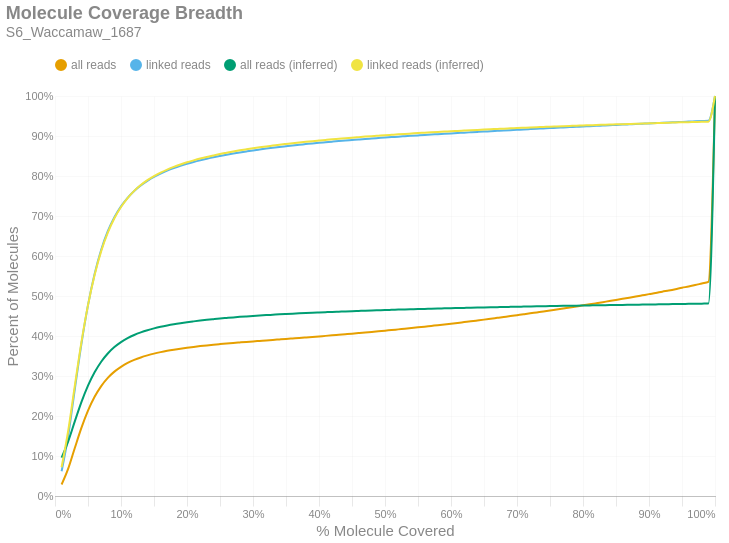

Write notebook code for a chart like this one.
### Markdown cell above
### Molecule Read Coverage
This chart shows molecule coverage breadth as computed by the number of bases aligned to that molecule. In other words, "*how much of each unique long molecule is actually sequenced/aligned?*" Keep in mind there is a distinction between sequences and alignments, since some sequences belonging to a particular molecule may not align well and wouldn't appear in the alignment data. This chart also shows molecule coverage breadth as computed by the *inferred fragment* from which the aligned sequences originate. Unlike read coverage, this calculation takes into account the total insert size, including unsequenced gaps between the forward and reverse reads. Like the previous figures, these are cumulative percents.

### Code cell
if SKIPLR:
    print_html(f"Skipped")
else:
    binned_df = consolidated_hist(valids['coverage_bp'], mask, 0.01, True)
    binned_df_inf = consolidated_hist(valids['coverage_inserts'], mask, 0.01, True)
    binned_df = binned_df.with_columns(pl.lit(binned_df_inf['all reads (cumsum)']).alias('all reads (inferred)'))
    binned_df = binned_df.with_columns(pl.lit(binned_df_inf['linked reads (cumsum)']).alias('linked reads (inferred)'))
    binned_df = binned_df.with_columns(
        (pl.col('bin').cast(pl.Float64) + 0.01).alias('right_edge')
    )

    with SafeRender(binned_df):
        (
            density_plot(binned_df, 'Molecule Coverage Breadth', samplename, 'molcov', ['all reads (inferred)','linked reads (inferred)'])
            .encode(
                #x=alt.X('bin:Q', title="% Molecule Covered").axis(format = '%').scale(padding=0),
                x=alt.X('right_edge:Q', title="% Molecule Covered").axis(format='%').scale(padding=0),
                y=alt.Y('value:Q', title='Percent of Molecules')
                    .axis(format='%')
                    .stack(False)
                    .scale(domainMin=0, padding=0),
                color=alt.Color("key:N").scale(domain = ["all reads", "linked reads", "all reads (inferred)", "linked reads (inferred)"]),
                tooltip = [
                    alt.Tooltip("key:N", title = "Data Type"),
                    alt.Tooltip("range_label:N", title="% Molecule Covered"),
                    alt.Tooltip("value:Q", format = ".2%", title="% Molecules")
                ]
            )
        ).display()

### Figure 1 — Vega-Lite specification as saved in the notebook (floating-point values rounded to 4 significant figures)
{"width": "container", "height": 400, "config": {"title": {"anchor": "start", "dy": -15, "fontSize": 18, "color": "#888888", "subtitleColor": "#888888", "subtitleFontSize": 14}, "arc": {"fill": "#0072B2"}, "axis": {"domainColor": "#888888", "domainWidth": 0.5, "gridWidth": 0.2, "grid": false, "titleFontWeight": 400, "titleFontSize": 15, "labelFontSize": 11, "labelColor": "#888888", "tickColor": "#888888", "tickWidth": 0.2, "titleColor": "#888888"}, "axisBand": {"grid": false}, "axisX": {"grid": true, "tickSize": 10, "domainCap": "round"}, "axisY": {"domain": false, "grid": true, "tickSize": 0, "domainCap": "round"}, "background": "transparent", "header": {"labelFontSize": 15, "labelColor": "#888888", "titleFontSize": 15, "titleFontWeight": 600, "titleColor": "#888888"}, "legend": {"labelFont": "sans-serif", "labelFontSize": 12, "labelColor": "#888888", "symbolSize": 100, "symbolType": "circle", "titleFontSize": 12, "titlePadding": 10, "titleColor": "#888888", "title": null, "orient": "top"}, "range": {"category": ["#E69F00", "#56B4E9", "#009E73", "#F0E442", "#0072B2", "#D55E00", "#CC79A7", "#000000"], "diverging": ["#cfe8f3", "#a2d4ec", "#73bfe2", "#46abdb", "#1696d2", "#12719e"]}, "area": {"fill": "#0072B2", "fillOpacity": 0.7, "line": true, "strokeOpacity": 0.7}, "line": {"color": "#0072B2", "stroke": "#0072B2", "strokeWidth": 2}, "trail": {"color": "#0072B2", "stroke": "#0072B2", "strokeWidth": 0, "size": 1}, "point": {"filled": true, "fillOpacity": 1.0, "size": 95}, "text": {"color": "#888888", "fontSize": 11, "align": "right", "fontWeight": 400, "size": 11}, "bar": {"fill": "#0072B2", "stroke": null}, "view": {"stroke": null, "continuousWidth": 660, "continuousHeight": 400}}, "data": {"name": "data-716c61db4a38c16b7a67e6941249e851"}, "mark": {"type": "line", "interpolate": "monotone", "point": {"opacity": 0, "size": 275}}, "encoding": {"color": {"field": "key", "scale": {"domain": ["all reads", "linked reads", "all reads (inferred)", "linked reads (inferred)"]}, "type": "nominal"}, "tooltip": [{"field": "key", "title": "Data Type", "type": "nominal"}, {"field": "range_label", "title": "% Molecule Covered", "type": "nominal"}, {"field": "value", "format": ".2%", "title": "% Molecules", "type": "quantitative"}], "x": {"axis": {"format": "%"}, "field": "right_edge", "scale": {"padding": 0}, "title": "% Molecule Covered", "type": "quantitative"}, "y": {"axis": {"format": "%"}, "field": "value", "scale": {"domainMin": 0, "padding": 0}, "stack": false, "title": "Percent of Molecules", "type": "quantitative"}}, "params": [{"name": "param_c36ac31b6afebe62", "select": {"type": "point", "fields": ["key"]}, "bind": "legend"}], "title": {"text": "Molecule Coverage Breadth", "subtitle": "S6_Waccamaw_1687"}, "transform": [{"fold": ["all reads (cumsum)", "linked reads (cumsum)", "all reads (inferred)", "linked reads (inferred)"]}, {"calculate": "replace(datum.key, ' (cumsum)', '')", "as": "key"}, {"filter": {"param": "param_c36ac31b6afebe62"}}], "usermeta": {"embedOptions": {"downloadFileName": "S6_Waccamaw_1687.molcov"}}, "$schema": "https://vega.github.io/schema/vega-lite/v6.1.0.json", "datasets": {"data-716c61db4a38c16b7a67e6941249e851": [{"bin": "0.0", "interval": "0.0-0.01", "all reads": 0.02867, "linked reads": 0.06204, "all reads (cumsum)": 0.02867, "linked reads (cumsum)": 0.06204, "range_label": "0.0-0.01", "all reads (inferred)": 0.09582, "linked reads (inferred)": 0.07192, "right_edge": 0.01}, {"bin": "0.01", "interval": "0.01-0.02", "all reads": 0.0396, "linked reads": 0.08845, "all reads (cumsum)": 0.06827, "linked reads (cumsum)": 0.1505, "range_label": "0.01-0.02", "all reads (inferred)": 0.1366, "linked reads (inferred)": 0.1632, "right_edge": 0.02}, {"bin": "0.02", "interval": "0.02-0.03", "all reads": 0.05173, "linked reads": 0.1163, "all reads (cumsum)": 0.12, "linked reads (cumsum)": 0.2668, "range_label": "0.02-0.03", "all reads (inferred)": 0.1865, "linked reads (inferred)": 0.2755, "right_edge": 0.03}, {"bin": "0.03", "interval": "0.03-0.04", "all reads": 0.05026, "linked reads": 0.1132, "all reads (cumsum)": 0.1703, "linked reads (cumsum)": 0.38, "range_label": "0.03-0.04", "all reads (inferred)": 0.2346, "linked reads (inferred)": 0.384, "right_edge": 0.04}, {"bin": "0.04", "interval": "0.04-0.05", "all reads": 0.04315, "linked reads": 0.09727, "all reads (cumsum)": 0.2134, "linked reads (cumsum)": 0.4772, "range_label": "0.04-0.05", "all reads (inferred)": 0.276, "linked reads (inferred)": 0.4773, "right_edge": 0.05}, {"bin": "0.05", "interval": "0.05-0.06", "all reads": 0.03459, "linked reads": 0.07801, "all reads (cumsum)": 0.248, "linked reads (cumsum)": 0.5553, "range_label": "0.05-0.06", "all reads (inferred)": 0.3093, "linked reads (inferred)": 0.5525, "right_edge": 0.06}, {"bin": "0.06", "interval": "0.06-0.07", "all reads": 0.02685, "linked reads": 0.0605, "all reads (cumsum)": 0.2748, "linked reads (cumsum)": 0.6158, "range_label": "0.06-0.07", "all reads (inferred)": 0.3357, "linked reads (inferred)": 0.6122, "right_edge": 0.07}, {"bin": "0.07", "interval": "0.07-0.08", "all reads": 0.0205, "linked reads": 0.04613, "all reads (cumsum)": 0.2953, "linked reads (cumsum)": 0.6619, "range_label": "0.07-0.08", "all reads (inferred)": 0.3562, "linked reads (inferred)": 0.6584, "right_edge": 0.08}, {"bin": "0.08", "interval": "0.08-0.09", "all reads": 0.0156, "linked reads": 0.0351, "all reads (cumsum)": 0.3109, "linked reads (cumsum)": 0.697, "range_label": "0.08-0.09", "all reads (inferred)": 0.3722, "linked reads (inferred)": 0.6945, "right_edge": 0.09}, {"bin": "0.09", "interval": "0.09-0.1", "all reads": 0.01205, "linked reads": 0.02709, "all reads (cumsum)": 0.323, "linked reads (cumsum)": 0.7241, "range_label": "0.09-0.1", "all reads (inferred)": 0.3847, "linked reads (inferred)": 0.7225, "right_edge": 0.1}, {"bin": "0.1", "interval": "0.1-0.11", "all reads": 0.009544, "linked reads": 0.02144, "all reads (cumsum)": 0.3325, "linked reads (cumsum)": 0.7455, "range_label": "0.1-0.11", "all reads (inferred)": 0.3946, "linked reads (inferred)": 0.7448, "right_edge": 0.11}, {"bin": "0.11", "interval": "0.11-0.12", "all reads": 0.007661, "linked reads": 0.01716, "all reads (cumsum)": 0.3402, "linked reads (cumsum)": 0.7627, "range_label": "0.11-0.12", "all reads (inferred)": 0.4026, "linked reads (inferred)": 0.7628, "right_edge": 0.12}, {"bin": "0.12", "interval": "0.12-0.13", "all reads": 0.00619, "linked reads": 0.01384, "all reads (cumsum)": 0.3464, "linked reads (cumsum)": 0.7765, "range_label": "0.12-0.13", "all reads (inferred)": 0.4091, "linked reads (inferred)": 0.7774, "right_edge": 0.13}, {"bin": "0.13", "interval": "0.13-0.14", "all reads": 0.005114, "linked reads": 0.01142, "all reads (cumsum)": 0.3515, "linked reads (cumsum)": 0.7879, "range_label": "0.13-0.14", "all reads (inferred)": 0.4145, "linked reads (inferred)": 0.7896, "right_edge": 0.14}, {"bin": "0.14", "interval": "0.14-0.15", "all reads": 0.00445, "linked reads": 0.009906, "all reads (cumsum)": 0.356, "linked reads (cumsum)": 0.7978, "range_label": "0.14-0.15", "all reads (inferred)": 0.419, "linked reads (inferred)": 0.7998, "right_edge": 0.15}, {"bin": "0.15", "interval": "0.15-0.16", "all reads": 0.003739, "linked reads": 0.008324, "all reads (cumsum)": 0.3597, "linked reads (cumsum)": 0.8061, "range_label": "0.15-0.16", "all reads (inferred)": 0.4229, "linked reads (inferred)": 0.8086, "right_edge": 0.16}, {"bin": "0.16", "interval": "0.16-0.17", "all reads": 0.003266, "linked reads": 0.007255, "all reads (cumsum)": 0.363, "linked reads (cumsum)": 0.8134, "range_label": "0.16-0.17", "all reads (inferred)": 0.4263, "linked reads (inferred)": 0.8161, "right_edge": 0.17}, {"bin": "0.17", "interval": "0.17-0.18", "all reads": 0.002852, "linked reads": 0.006304, "all reads (cumsum)": 0.3658, "linked reads (cumsum)": 0.8197, "range_label": "0.17-0.18", "all reads (inferred)": 0.4293, "linked reads (inferred)": 0.8229, "right_edge": 0.18}, {"bin": "0.18", "interval": "0.18-0.19", "all reads": 0.002566, "linked reads": 0.005654, "all reads (cumsum)": 0.3684, "linked reads (cumsum)": 0.8254, "range_label": "0.18-0.19", "all reads (inferred)": 0.432, "linked reads (inferred)": 0.8288, "right_edge": 0.19}, {"bin": "0.19", "interval": "0.19-0.2", "all reads": 0.002314, "linked reads": 0.005113, "all reads (cumsum)": 0.3707, "linked reads (cumsum)": 0.8305, "range_label": "0.19-0.2", "all reads (inferred)": 0.4344, "linked reads (inferred)": 0.8343, "right_edge": 0.2}, {"bin": "0.2", "interval": "0.2-0.21", "all reads": 0.002101, "linked reads": 0.004613, "all reads (cumsum)": 0.3728, "linked reads (cumsum)": 0.8351, "range_label": "0.2-0.21", "all reads (inferred)": 0.4366, "linked reads (inferred)": 0.8391, "right_edge": 0.21}, {"bin": "0.21", "interval": "0.21-0.22", "all reads": 0.001939, "linked reads": 0.004215, "all reads (cumsum)": 0.3747, "linked reads (cumsum)": 0.8393, "range_label": "0.21-0.22", "all reads (inferred)": 0.4386, "linked reads (inferred)": 0.8436, "right_edge": 0.22}, {"bin": "0.22", "interval": "0.22-0.23", "all reads": 0.001792, "linked reads": 0.003897, "all reads (cumsum)": 0.3765, "linked reads (cumsum)": 0.8432, "range_label": "0.22-0.23", "all reads (inferred)": 0.4404, "linked reads (inferred)": 0.8477, "right_edge": 0.23}, {"bin": "0.23", "interval": "0.23-0.24", "all reads": 0.001704, "linked reads": 0.00367, "all reads (cumsum)": 0.3782, "linked reads (cumsum)": 0.8469, "range_label": "0.23-0.24", "all reads (inferred)": 0.4421, "linked reads (inferred)": 0.8514, "right_edge": 0.24}, {"bin": "0.24", "interval": "0.24-0.25", "all reads": 0.001525, "linked reads": 0.003275, "all reads (cumsum)": 0.3798, "linked reads (cumsum)": 0.8501, "range_label": "0.24-0.25", "all reads (inferred)": 0.4437, "linked reads (inferred)": 0.855, "right_edge": 0.25}, {"bin": "0.25", "interval": "0.25-0.26", "all reads": 0.001455, "linked reads": 0.003098, "all reads (cumsum)": 0.3812, "linked reads (cumsum)": 0.8532, "range_label": "0.25-0.26", "all reads (inferred)": 0.4451, "linked reads (inferred)": 0.8582, "right_edge": 0.26}, {"bin": "0.26", "interval": "0.26-0.27", "all reads": 0.001402, "linked reads": 0.002945, "all reads (cumsum)": 0.3826, "linked reads (cumsum)": 0.8562, "range_label": "0.26-0.27", "all reads (inferred)": 0.4465, "linked reads (inferred)": 0.8613, "right_edge": 0.27}, {"bin": "0.27", "interval": "0.27-0.28", "all reads": 0.001318, "linked reads": 0.002725, "all reads (cumsum)": 0.3839, "linked reads (cumsum)": 0.8589, "range_label": "0.27-0.28", "all reads (inferred)": 0.4478, "linked reads (inferred)": 0.8642, "right_edge": 0.28}, {"bin": "0.28", "interval": "0.28-0.29", "all reads": 0.001309, "linked reads": 0.002601, "all reads (cumsum)": 0.3852, "linked reads (cumsum)": 0.8615, "range_label": "0.28-0.29", "all reads (inferred)": 0.449, "linked reads (inferred)": 0.8668, "right_edge": 0.29}, {"bin": "0.29", "interval": "0.29-0.3", "all reads": 0.001282, "linked reads": 0.002511, "all reads (cumsum)": 0.3865, "linked reads (cumsum)": 0.864, "range_label": "0.29-0.3", "all reads (inferred)": 0.4501, "linked reads (inferred)": 0.8693, "right_edge": 0.3}, {"bin": "0.3", "interval": "0.3-0.31", "all reads": 0.00123, "linked reads": 0.002278, "all reads (cumsum)": 0.3877, "linked reads (cumsum)": 0.8663, "range_label": "0.3-0.31", "all reads (inferred)": 0.4512, "linked reads (inferred)": 0.8717, "right_edge": 0.31}, {"bin": "0.31", "interval": "0.31-0.32", "all reads": 0.001235, "linked reads": 0.002208, "all reads (cumsum)": 0.389, "linked reads (cumsum)": 0.8685, "range_label": "0.31-0.32", "all reads (inferred)": 0.4522, "linked reads (inferred)": 0.874, "right_edge": 0.32}, {"bin": "0.32", "interval": "0.32-0.33", "all reads": 0.001221, "linked reads": 0.002067, "all reads (cumsum)": 0.3902, "linked reads (cumsum)": 0.8706, "range_label": "0.32-0.33", "all reads (inferred)": 0.4532, "linked reads (inferred)": 0.8761, "right_edge": 0.33}, {"bin": "0.33", "interval": "0.33-0.34", "all reads": 0.001238, "linked reads": 0.002, "all reads (cumsum)": 0.3914, "linked reads (cumsum)": 0.8726, "range_label": "0.33-0.34", "all reads (inferred)": 0.4541, "linked reads (inferred)": 0.8782, "right_edge": 0.34}, {"bin": "0.34", "interval": "0.34-0.35", "all reads": 0.001236, "linked reads": 0.001878, "all reads (cumsum)": 0.3927, "linked reads (cumsum)": 0.8745, "range_label": "0.34-0.35", "all reads (inferred)": 0.455, "linked reads (inferred)": 0.8801, "right_edge": 0.35}, {"bin": "0.35", "interval": "0.35-0.36", "all reads": 0.001222, "linked reads": 0.001858, "all reads (cumsum)": 0.3939, "linked reads (cumsum)": 0.8763, "range_label": "0.35-0.36", "all reads (inferred)": 0.4558, "linked reads (inferred)": 0.882, "right_edge": 0.36}, {"bin": "0.36", "interval": "0.36-0.37", "all reads": 0.001219, "linked reads": 0.001717, "all reads (cumsum)": 0.3951, "linked reads (cumsum)": 0.878, "range_label": "0.36-0.37", "all reads (inferred)": 0.4567, "linked reads (inferred)": 0.8838, "right_edge": 0.37}, {"bin": "0.37", "interval": "0.37-0.38", "all reads": 0.001273, "linked reads": 0.001702, "all reads (cumsum)": 0.3964, "linked reads (cumsum)": 0.8797, "range_label": "0.37-0.38", "all reads (inferred)": 0.4574, "linked reads (inferred)": 0.8855, "right_edge": 0.38}, {"bin": "0.38", "interval": "0.38-0.39", "all reads": 0.001295, "linked reads": 0.001711, "all reads (cumsum)": 0.3977, "linked reads (cumsum)": 0.8814, "range_label": "0.38-0.39", "all reads (inferred)": 0.4582, "linked reads (inferred)": 0.8872, "right_edge": 0.39}, {"bin": "0.39", "interval": "0.39-0.4", "all reads": 0.001342, "linked reads": 0.001601, "all reads (cumsum)": 0.399, "linked reads (cumsum)": 0.883, "range_label": "0.39-0.4", "all reads (inferred)": 0.4589, "linked reads (inferred)": 0.8887, "right_edge": 0.4}, {"bin": "0.4", "interval": "0.4-0.41", "all reads": 0.001292, "linked reads": 0.001429, "all reads (cumsum)": 0.4003, "linked reads (cumsum)": 0.8845, "range_label": "0.4-0.41", "all reads (inferred)": 0.4596, "linked reads (inferred)": 0.8903, "right_edge": 0.41}, {"bin": "0.41", "interval": "0.41-0.42", "all reads": 0.001339, "linked reads": 0.001435, "all reads (cumsum)": 0.4017, "linked reads (cumsum)": 0.8859, "range_label": "0.41-0.42", "all reads (inferred)": 0.4603, "linked reads (inferred)": 0.8918, "right_edge": 0.42}, {"bin": "0.42", "interval": "0.42-0.43", "all reads": 0.001382, "linked reads": 0.001407, "all reads (cumsum)": 0.403, "linked reads (cumsum)": 0.8873, "range_label": "0.42-0.43", "all reads (inferred)": 0.4609, "linked reads (inferred)": 0.8932, "right_edge": 0.43}, {"bin": "0.43", "interval": "0.43-0.44", "all reads": 0.001377, "linked reads": 0.001348, "all reads (cumsum)": 0.4044, "linked reads (cumsum)": 0.8887, "range_label": "0.43-0.44", "all reads (inferred)": 0.4615, "linked reads (inferred)": 0.8946, "right_edge": 0.44}, {"bin": "0.44", "interval": "0.44-0.45", "all reads": 0.001389, "linked reads": 0.0013, "all reads (cumsum)": 0.4058, "linked reads (cumsum)": 0.89, "range_label": "0.44-0.45", "all reads (inferred)": 0.4622, "linked reads (inferred)": 0.8959, "right_edge": 0.45}, {"bin": "0.45", "interval": "0.45-0.46", "all reads": 0.001463, "linked reads": 0.00131, "all reads (cumsum)": 0.4073, "linked reads (cumsum)": 0.8913, "range_label": "0.45-0.46", "all reads (inferred)": 0.4627, "linked reads (inferred)": 0.8972, "right_edge": 0.46}, {"bin": "0.46", "interval": "0.46-0.47", "all reads": 0.001466, "linked reads": 0.001275, "all reads (cumsum)": 0.4087, "linked reads (cumsum)": 0.8925, "range_label": "0.46-0.47", "all reads (inferred)": 0.4633, "linked reads (inferred)": 0.8985, "right_edge": 0.47}, {"bin": "0.47", "interval": "0.47-0.48", "all reads": 0.001485, "linked reads": 0.001181, "all reads (cumsum)": 0.4102, "linked reads (cumsum)": 0.8937, "range_label": "0.47-0.48", "all reads (inferred)": 0.4639, "linked reads (inferred)": 0.8997, "right_edge": 0.48}, {"bin": "0.48", "interval": "0.48-0.49", "all reads": 0.001502, "linked reads": 0.001197, "all reads (cumsum)": 0.4117, "linked reads (cumsum)": 0.8949, "range_label": "0.48-0.49", "all reads (inferred)": 0.4644, "linked reads (inferred)": 0.9008, "right_edge": 0.49}, {"bin": "0.49", "interval": "0.49-0.5", "all reads": 0.001675, "linked reads": 0.001202, "all reads (cumsum)": 0.4134, "linked reads (cumsum)": 0.8961, "range_label": "0.49-0.5", "all reads (inferred)": 0.4649, "linked reads (inferred)": 0.902, "right_edge": 0.5}, {"bin": "0.5", "interval": "0.5-0.51", "all reads": 0.001483, "linked reads": 0.001127, "all reads (cumsum)": 0.4149, "linked reads (cumsum)": 0.8973, "range_label": "0.5-0.51", "all reads (inferred)": 0.4654, "linked reads (inferred)": 0.9031, "right_edge": 0.51}, {"bin": "0.51", "interval": "0.51-0.52", "all reads": 0.001686, "linked reads": 0.001167, "all reads (cumsum)": 0.4166, "linked reads (cumsum)": 0.8984, "range_label": "0.51-0.52", "all reads (inferred)": 0.4659, "linked reads (inferred)": 0.9042, "right_edge": 0.52}, {"bin": "0.52", "interval": "0.52-0.53", "all reads": 0.001633, "linked reads": 0.001048, "all reads (cumsum)": 0.4182, "linked reads (cumsum)": 0.8995, "range_label": "0.52-0.53", "all reads (inferred)": 0.4664, "linked reads (inferred)": 0.9052, "right_edge": 0.53}, {"bin": "0.53", "interval": "0.53-0.54", "all reads": 0.001689, "linked reads": 0.001039, "all reads (cumsum)": 0.4199, "linked reads (cumsum)": 0.9005, "range_label": "0.53-0.54", "all reads (inferred)": 0.4669, "linked reads (inferred)": 0.9063, "right_edge": 0.54}, {"bin": "0.54", "interval": "0.54-0.55", "all reads": 0.001723, "linked reads": 0.001039, "all reads (cumsum)": 0.4216, "linked reads (cumsum)": 0.9015, "range_label": "0.54-0.55", "all reads (inferred)": 0.4674, "linked reads (inferred)": 0.9073, "right_edge": 0.55}, {"bin": "0.55", "interval": "0.55-0.56", "all reads": 0.001789, "linked reads": 0.001034, "all reads (cumsum)": 0.4234, "linked reads (cumsum)": 0.9026, "range_label": "0.55-0.56", "all reads (inferred)": 0.4678, "linked reads (inferred)": 0.9082, "right_edge": 0.56}, {"bin": "0.56", "interval": "0.56-0.57", "all reads": 0.001845, "linked reads": 0.0009975, "all reads (cumsum)": 0.4252, "linked reads (cumsum)": 0.9036, "range_label": "0.56-0.57", "all reads (inferred)": 0.4683, "linked reads (inferred)": 0.9092, "right_edge": 0.57}, {"bin": "0.57", "interval": "0.57-0.58", "all reads": 0.001812, "linked reads": 0.0009451, "all reads (cumsum)": 0.4271, "linked reads (cumsum)": 0.9045, "range_label": "0.57-0.58", "all reads (inferred)": 0.4687, "linked reads (inferred)": 0.9101, "right_edge": 0.58}, {"bin": "0.58", "interval": "0.58-0.59", "all reads": 0.001881, "linked reads": 0.0009855, "all reads (cumsum)": 0.4289, "linked reads (cumsum)": 0.9055, "range_label": "0.58-0.59", "all reads (inferred)": 0.4691, "linked reads (inferred)": 0.911, "right_edge": 0.59}, {"bin": "0.59", "interval": "0.59-0.6", "all reads": 0.001925, "linked reads": 0.0009728, "all reads (cumsum)": 0.4309, "linked reads (cumsum)": 0.9065, "range_label": "0.59-0.6", "all reads (inferred)": 0.4695, "linked reads (inferred)": 0.9119, "right_edge": 0.6}, {"bin": "0.6", "interval": "0.6-0.61", "all reads": 0.001927, "linked reads": 0.0009354, "all reads (cumsum)": 0.4328, "linked reads (cumsum)": 0.9074, "range_label": "0.6-0.61", "all reads (inferred)": 0.4699, "linked reads (inferred)": 0.9127, "right_edge": 0.61}, {"bin": "0.61", "interval": "0.61-0.62", "all reads": 0.002012, "linked reads": 0.0009706, "all reads (cumsum)": 0.4348, "linked reads (cumsum)": 0.9084, "range_label": "0.61-0.62", "all reads (inferred)": 0.4703, "linked reads (inferred)": 0.9136, "right_edge": 0.62}, {"bin": "0.62", "interval": "0.62-0.63", "all reads": 0.001994, "linked reads": 0.0009092, "all reads (cumsum)": 0.4368, "linked reads (cumsum)": 0.9093, "range_label": "0.62-0.63", "all reads (inferred)": 0.4707, "linked reads (inferred)": 0.9144, "right_edge": 0.63}, {"bin": "0.63", "interval": "0.63-0.64", "all reads": 0.00206, "linked reads": 0.0009077, "all reads (cumsum)": 0.4389, "linked reads (cumsum)": 0.9102, "range_label": "0.63-0.64", "all reads (inferred)": 0.4711, "linked reads (inferred)": 0.9153, "right_edge": 0.64}, {"bin": "0.64", "interval": "0.64-0.65", "all reads": 0.002081, "linked reads": 0.0009017, "all reads (cumsum)": 0.4409, "linked reads (cumsum)": 0.9111, "range_label": "0.64-0.65", "all reads (inferred)": 0.4714, "linked reads (inferred)": 0.9161, "right_edge": 0.65}, {"bin": "0.65", "interval": "0.65-0.66", "all reads": 0.002193, "linked reads": 0.0008703, "all reads (cumsum)": 0.4431, "linked reads (cumsum)": 0.912, "range_label": "0.65-0.66", "all reads (inferred)": 0.4718, "linked reads (inferred)": 0.9169, "right_edge": 0.66}, {"bin": "0.66", "interval": "0.66-0.67", "all reads": 0.002204, "linked reads": 0.0009032, "all reads (cumsum)": 0.4453, "linked reads (cumsum)": 0.9129, "range_label": "0.66-0.67", "all reads (inferred)": 0.4722, "linked reads (inferred)": 0.9176, "right_edge": 0.67}, {"bin": "0.67", "interval": "0.67-0.68", "all reads": 0.002202, "linked reads": 0.0008995, "all reads (cumsum)": 0.4475, "linked reads (cumsum)": 0.9138, "range_label": "0.67-0.68", "all reads (inferred)": 0.4725, "linked reads (inferred)": 0.9184, "right_edge": 0.68}, {"bin": "0.68", "interval": "0.68-0.69", "all reads": 0.002199, "linked reads": 0.0008748, "all reads (cumsum)": 0.4497, "linked reads (cumsum)": 0.9147, "range_label": "0.68-0.69", "all reads (inferred)": 0.4729, "linked reads (inferred)": 0.9191, "right_edge": 0.69}, {"bin": "0.69", "interval": "0.69-0.7", "all reads": 0.002289, "linked reads": 0.0008628, "all reads (cumsum)": 0.452, "linked reads (cumsum)": 0.9155, "range_label": "0.69-0.7", "all reads (inferred)": 0.4732, "linked reads (inferred)": 0.9199, "right_edge": 0.7}, {"bin": "0.7", "interval": "0.7-0.71", "all reads": 0.00228, "linked reads": 0.0008905, "all reads (cumsum)": 0.4543, "linked reads (cumsum)": 0.9164, "range_label": "0.7-0.71", "all reads (inferred)": 0.4735, "linked reads (inferred)": 0.9206, "right_edge": 0.71}, {"bin": "0.71", "interval": "0.71-0.72", "all reads": 0.002316, "linked reads": 0.0008494, "all reads (cumsum)": 0.4566, "linked reads (cumsum)": 0.9173, "range_label": "0.71-0.72", "all reads (inferred)": 0.4739, "linked reads (inferred)": 0.9213, "right_edge": 0.72}, {"bin": "0.72", "interval": "0.72-0.73", "all reads": 0.002406, "linked reads": 0.0008411, "all reads (cumsum)": 0.459, "linked reads (cumsum)": 0.9181, "range_label": "0.72-0.73", "all reads (inferred)": 0.4742, "linked reads (inferred)": 0.922, "right_edge": 0.73}, {"bin": "0.73", "interval": "0.73-0.74", "all reads": 0.002362, "linked reads": 0.0008299, "all reads (cumsum)": 0.4614, "linked reads (cumsum)": 0.9189, "range_label": "0.73-0.74", "all reads (inferred)": 0.4745, "linked reads (inferred)": 0.9227, "right_edge": 0.74}, {"bin": "0.74", "interval": "0.74-0.75", "all reads": 0.002595, "linked reads": 0.0008531, "all reads (cumsum)": 0.464, "linked reads (cumsum)": 0.9198, "range_label": "0.74-0.75", "all reads (inferred)": 0.4748, "linked reads (inferred)": 0.9234, "right_edge": 0.75}, {"bin": "0.75", "interval": "0.75-0.76", "all reads": 0.00235, "linked reads": 0.000776, "all reads (cumsum)": 0.4663, "linked reads (cumsum)": 0.9206, "range_label": "0.75-0.76", "all reads (inferred)": 0.4751, "linked reads (inferred)": 0.9239, "right_edge": 0.76}, {"bin": "0.76", "interval": "0.76-0.77", "all reads": 0.002506, "linked reads": 0.0008224, "all reads (cumsum)": 0.4688, "linked reads (cumsum)": 0.9214, "range_label": "0.76-0.77", "all reads (inferred)": 0.4754, "linked reads (inferred)": 0.9245, "right_edge": 0.77}, {"bin": "0.77", "interval": "0.77-0.78", "all reads": 0.002534, "linked reads": 0.0008082, "all reads (cumsum)": 0.4714, "linked reads (cumsum)": 0.9222, "range_label": "0.77-0.78", "all reads (inferred)": 0.4757, "linked reads (inferred)": 0.9251, "right_edge": 0.78}, {"bin": "0.78", "interval": "0.78-0.79", "all reads": 0.002562, "linked reads": 0.0008059, "all reads (cumsum)": 0.4739, "linked reads (cumsum)": 0.923, "range_label": "0.78-0.79", "all reads (inferred)": 0.4759, "linked reads (inferred)": 0.9257, "right_edge": 0.79}, {"bin": "0.79", "interval": "0.79-0.8", "all reads": 0.002739, "linked reads": 0.0008119, "all reads (cumsum)": 0.4767, "linked reads (cumsum)": 0.9238, "range_label": "0.79-0.8", "all reads (inferred)": 0.4762, "linked reads (inferred)": 0.9263, "right_edge": 0.8}, {"bin": "0.8", "interval": "0.8-0.81", "all reads": 0.002526, "linked reads": 0.0007379, "all reads (cumsum)": 0.4792, "linked reads (cumsum)": 0.9245, "range_label": "0.8-0.81", "all reads (inferred)": 0.4765, "linked reads (inferred)": 0.9268, "right_edge": 0.81}, {"bin": "0.81", "interval": "0.81-0.82", "all reads": 0.002675, "linked reads": 0.000803, "all reads (cumsum)": 0.4819, "linked reads (cumsum)": 0.9253, "range_label": "0.81-0.82", "all reads (inferred)": 0.4768, "linked reads (inferred)": 0.9275, "right_edge": 0.82}, {"bin": "0.82", "interval": "0.82-0.83", "all reads": 0.002733, "linked reads": 0.000782, "all reads (cumsum)": 0.4846, "linked reads (cumsum)": 0.9261, "range_label": "0.82-0.83", "all reads (inferred)": 0.477, "linked reads (inferred)": 0.928, "right_edge": 0.83}, {"bin": "0.83", "interval": "0.83-0.84", "all reads": 0.002789, "linked reads": 0.0007835, "all reads (cumsum)": 0.4874, "linked reads (cumsum)": 0.9269, "range_label": "0.83-0.84", "all reads (inferred)": 0.4773, "linked reads (inferred)": 0.9285, "right_edge": 0.84}, {"bin": "0.84", "interval": "0.84-0.85", "all reads": 0.002715, "linked reads": 0.0008217, "all reads (cumsum)": 0.4901, "linked reads (cumsum)": 0.9277, "range_label": "0.84-0.85", "all reads (inferred)": 0.4775, "linked reads (inferred)": 0.9291, "right_edge": 0.85}, {"bin": "0.85", "interval": "0.85-0.86", "all reads": 0.002813, "linked reads": 0.0007842, "all reads (cumsum)": 0.4929, "linked reads (cumsum)": 0.9285, "range_label": "0.85-0.86", "all reads (inferred)": 0.4778, "linked reads (inferred)": 0.9296, "right_edge": 0.86}, {"bin": "0.86", "interval": "0.86-0.87", "all reads": 0.002865, "linked reads": 0.0007453, "all reads (cumsum)": 0.4958, "linked reads (cumsum)": 0.9293, "range_label": "0.86-0.87", "all reads (inferred)": 0.478, "linked reads (inferred)": 0.9301, "right_edge": 0.87}, {"bin": "0.87", "interval": "0.87-0.88", "all reads": 0.002908, "linked reads": 0.0007423, "all reads (cumsum)": 0.4987, "linked reads (cumsum)": 0.93, "range_label": "0.87-0.88", "all reads (inferred)": 0.4783, "linked reads (inferred)": 0.9306, "right_edge": 0.88}, {"bin": "0.88", "interval": "0.88-0.89", "all reads": 0.002989, "linked reads": 0.0007753, "all reads (cumsum)": 0.5017, "linked reads (cumsum)": 0.9308, "range_label": "0.88-0.89", "all reads (inferred)": 0.4785, "linked reads (inferred)": 0.9311, "right_edge": 0.89}, {"bin": "0.89", "interval": "0.89-0.9", "all reads": 0.002998, "linked reads": 0.0007768, "all reads (cumsum)": 0.5047, "linked reads (cumsum)": 0.9316, "range_label": "0.89-0.9", "all reads (inferred)": 0.4788, "linked reads (inferred)": 0.9316, "right_edge": 0.9}, {"bin": "0.9", "interval": "0.9-0.91", "all reads": 0.002821, "linked reads": 0.0007072, "all reads (cumsum)": 0.5075, "linked reads (cumsum)": 0.9323, "range_label": "0.9-0.91", "all reads (inferred)": 0.479, "linked reads (inferred)": 0.9322, "right_edge": 0.91}, {"bin": "0.91", "interval": "0.91-0.92", "all reads": 0.003315, "linked reads": 0.0007917, "all reads (cumsum)": 0.5108, "linked reads (cumsum)": 0.9331, "range_label": "0.91-0.92", "all reads (inferred)": 0.4793, "linked reads (inferred)": 0.9327, "right_edge": 0.92}, {"bin": "0.92", "interval": "0.92-0.93", "all reads": 0.002958, "linked reads": 0.0007588, "all reads (cumsum)": 0.5138, "linked reads (cumsum)": 0.9338, "range_label": "0.92-0.93", "all reads (inferred)": 0.4796, "linked reads (inferred)": 0.9332, "right_edge": 0.93}, {"bin": "0.93", "interval": "0.93-0.94", "all reads": 0.003281, "linked reads": 0.0007296, "all reads (cumsum)": 0.5171, "linked reads (cumsum)": 0.9345, "range_label": "0.93-0.94", "all reads (inferred)": 0.4798, "linked reads (inferred)": 0.9337, "right_edge": 0.94}, {"bin": "0.94", "interval": "0.94-0.95", "all reads": 0.003593, "linked reads": 0.0007446, "all reads (cumsum)": 0.5207, "linked reads (cumsum)": 0.9353, "range_label": "0.94-0.95", "all reads (inferred)": 0.4801, "linked reads (inferred)": 0.9342, "right_edge": 0.95}, {"bin": "0.95", "interval": "0.95-0.96", "all reads": 0.003044, "linked reads": 0.0007117, "all reads (cumsum)": 0.5237, "linked reads (cumsum)": 0.936, "range_label": "0.95-0.96", "all reads (inferred)": 0.4804, "linked reads (inferred)": 0.9347, "right_edge": 0.96}, {"bin": "0.96", "interval": "0.96-0.97", "all reads": 0.003586, "linked reads": 0.0007386, "all reads (cumsum)": 0.5273, "linked reads (cumsum)": 0.9367, "range_label": "0.96-0.97", "all reads (inferred)": 0.4806, "linked reads (inferred)": 0.9352, "right_edge": 0.97}, {"bin": "0.97", "interval": "0.97-0.98", "all reads": 0.004058, "linked reads": 0.0007311, "all reads (cumsum)": 0.5313, "linked reads (cumsum)": 0.9375, "range_label": "0.97-0.98", "all reads (inferred)": 0.4809, "linked reads (inferred)": 0.9356, "right_edge": 0.98}, {"bin": "0.98", "interval": "0.98-0.99", "all reads": 0.003969, "linked reads": 0.0006997, "all reads (cumsum)": 0.5353, "linked reads (cumsum)": 0.9382, "range_label": "0.98-0.99", "all reads (inferred)": 0.4812, "linked reads (inferred)": 0.9359, "right_edge": 0.99}, {"bin": "0.99", "interval": "0.99-1.0", "all reads": 0.4647, "linked reads": 0.06183, "all reads (cumsum)": 1.0, "linked reads (cumsum)": 1.0, "range_label": "0.99-1.0", "all reads (inferred)": 1.0, "linked reads (inferred)": 1.0, "right_edge": 1.0}]}}
